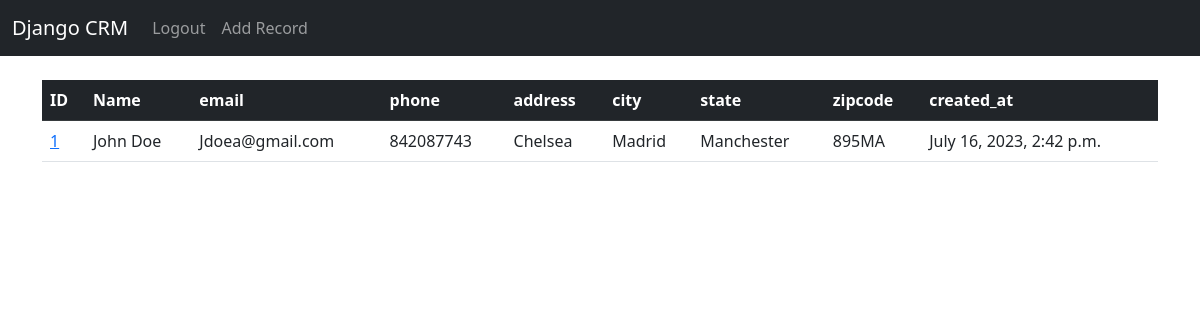
Before: / (signed in) with the older database file.
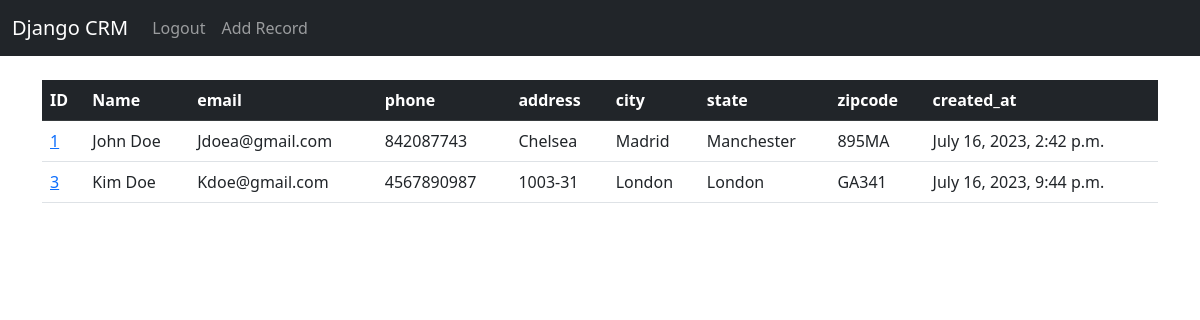
After: the same page with the newer database file.
### website/models.py (models this page shows, shortened)
class Record(models.Model):
	created_at = models.DateTimeField(auto_now_add=True)
	first_name = models.CharField(max_length=50)
	last_name =  models.CharField(max_length=50)
	email =  models.CharField(max_length=100)
	phone = models.CharField(max_length=15)
	address =  models.CharField(max_length=100)
	city =  models.CharField(max_length=50)
	state =  models.CharField(max_length=50)
	zipcode =  models.CharField(max_length=20)

### website/views.py (the view)
# urls.py: path('', views.home, name='home'),
def home(request):
    records = Record.objects.all()
    context = {'records':records}
    if request.method == 'POST':
      username =  request.POST['username']
      password = request.POST['password']
      user = authenticate(request, username=username, password=password)
      if user is not None:
          login(request, user)
          messages.success(request, "Successful log in!!")
          return redirect('home')
      else:
          messages.success(request,'Error loggin in!!')
          return redirect('home')
    else:
        return render(request, 'home.html', context)

### website/templates/home.html (shortened to what this page needs)
{% extends 'base.html' %}
{% block content %}
  {% if user.is_authenticated %}
  <table class="table table-hover">
    <thead class="table-dark">
      <tr>
        <th scope="col">ID</th>
        <th scope="col">Name</th>
        <th scope="col">email</th>
        <th scope="col">phone</th>
        <th scope="col">address</th>
        <th scope="col">city</th>
        <th scope="col">state</th>
        <th scope="col">zipcode</th>
        <th scope="col">created_at</th>
      </tr>
    </thead>
    <tbody>
      {% if records %}
      {% for record in records%}
      <tr>
        <td><a href="{% url 'record' record.id %}">{{record.id}}</a></td>
            <td>{{record.first_name}}
            {{record.last_name}}</td>
            <td>{{record.email}}</td>
            <td>{{record.phone}}</td>
            <td>{{record.address}}</td>
            <td>{{record.city}}</td>
            <td>{{record.state}}</td>
            <td>{{record.zipcode}}</td>
            <td>{{record.created_at}}</td>
      </tr>
      {% endfor %}
      {% endif %}
    </tbody>
  </table>
  {% endif %}
{% endblock %}

### website/templates/base.html (shortened to what this page needs)
<!doctype html>
<html lang="en">
  <head>
    <link href="https://cdn.jsdelivr.net/npm/bootstrap@5.3.0/dist/css/bootstrap.min.css"
    rel="stylesheet">
  </head>
  <body>
    {% include 'navbar.html' %}
    <div class="container">
      <br>
      {% block content %}
      {% endblock %}
  </div>
  </body>
</html>

### website/templates/navbar.html (shortened to what this page needs)
<nav class="navbar navbar-expand-lg navbar-dark bg-dark">
  <div class="container-fluid">
    <a class="navbar-brand" href="{% url 'home' %}">Django CRM</a>
    <div class="collapse navbar-collapse" id="navbarSupportedContent">
      <ul class="navbar-nav me-auto mb-2 mb-lg-0">
        {% if user.is_authenticated %}
        <li class="nav-item">
          <a class="nav-link" href="{% url 'logout' %}">Logout</a>
        </li>
        <li class="nav-item">
          <a class="nav-link" href="{% url 'add_record' %}">Add Record</a>
        </li>
        {% endif %}
      </ul>
    </div>
  </div>
</nav>

Changed rows visible on the page:
added Record: id "3", first_name "Kim", last_name "Doe", email "Kdoe@gmail.com", phone "4567890987", address "1003-31", city "London", state "London", zipcode "GA341", created_at "July 16, 2023, 9:44 p.m."
